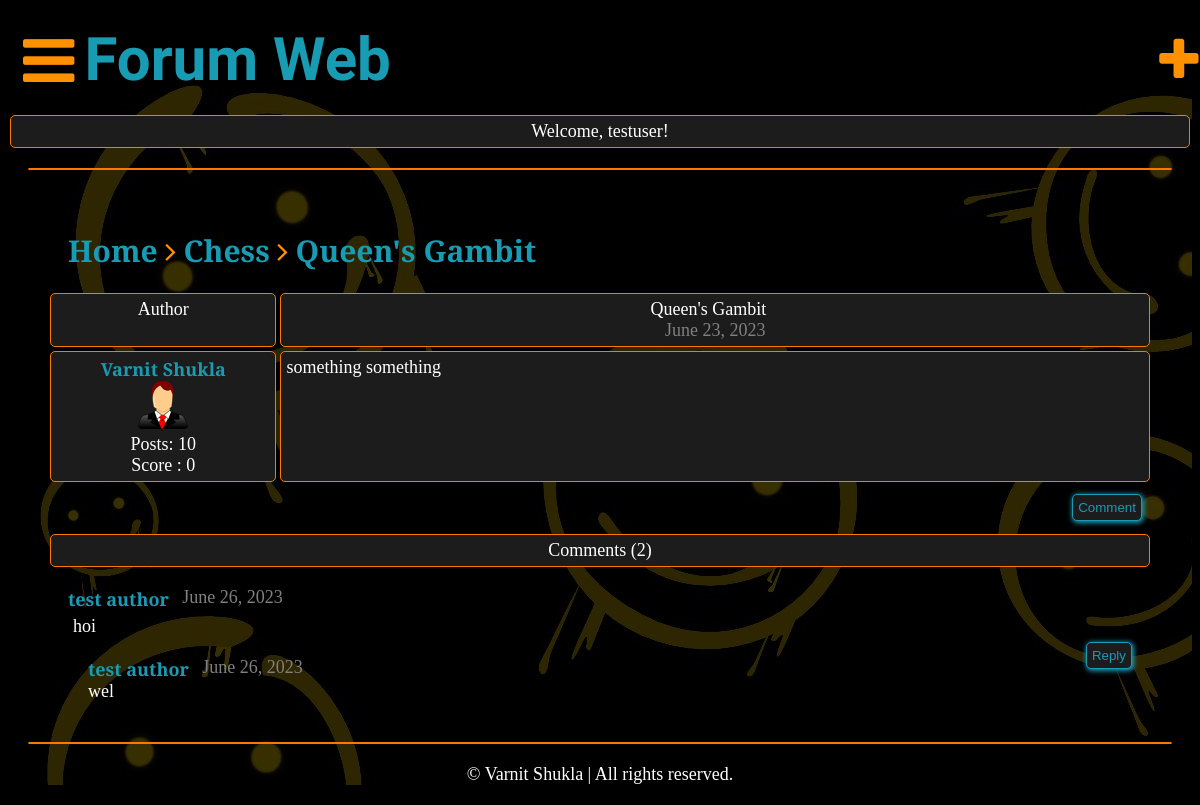
The app's page /details/queens-gambit/ (signed in) with its own data.
### members/models.py (models this page shows, shortened)
class Post(models.Model):
    title = models.CharField(max_length=200)
    slug = models.SlugField(max_length=400, unique=True, blank=True)
    user = models.ForeignKey(Author, on_delete=models.CASCADE)
    content = models.TextField()
    categories = models.ManyToManyField(Category)
    date = models.DateTimeField(auto_now_add=True)
    hitcount_generic = GenericRelation(HitCount, object_id_field='object_pk', related_query_name='hit_count_generic_relation')
    tags = TaggableManager()
    comments = models.ManyToManyField(Comment, blank=True)
    approved = models.BooleanField(default=False)
    def get_url(self):
        return reverse("details", kwargs={"slug": self.slug})
    @property
    def num_comments(self):
        ans = 0
        for comment in self.comments.all():
            ans += comment.num_reply()
            ans += 1
        return ans

class Category(models.Model):
    title = models.CharField(max_length=50)
    slug = models.SlugField(max_length=400, unique=True, blank=True)
    description = models.TextField(default="Description")
    class Meta:
        verbose_name_plural = "Categories"
    def __str__(self):
        return self.title
    def get_url(self):
        return reverse("posts", kwargs={"slug": self.slug})

class Author(models.Model):
    user = models.ForeignKey(User, on_delete=models.CASCADE)
    fullname = models.CharField(max_length=40, blank=True, null=True)
    slug = models.SlugField(max_length=400, unique=True, blank=True)
    bio = models.TextField(blank=True, null=True)
    points = models.IntegerField(default=0)
    profile_pic = ResizedImageField(size=[50, 80], quality=100, upload_to="authors", default= None, null=True)
    def __str__(self):
        return self.fullname

class Comment(models.Model):
    user = models.ForeignKey(Author, on_delete=models.CASCADE)
    content = models.TextField()
    date = models.DateTimeField(auto_now_add=True)
    replies = models.ManyToManyField(Reply, blank=True)
    def num_reply(self):
        return self.replies.count()

class Reply(models.Model):
    user = models.ForeignKey(Author, on_delete=models.CASCADE)
    content = models.TextField()
    date = models.DateTimeField(auto_now_add=True)
    class Meta:
        verbose_name_plural = "Replies"

### members/views.py (the view)
# urls.py: path("details/<slug>/", details, name="details"),
def details(request, slug):
    post = get_object_or_404(Post, slug=slug)
    author = Author.objects.get(user=request.user)
    if "commentform" in request.POST:
        comment = request.POST.get("comment")
        new_comment, created = Comment.objects.get_or_create(user=author, content=comment)
        post.comments.add(new_comment.id)
    if "replyform" in request.POST:
        reply = request.POST.get("reply")
        comment_id = request.POST.get("comment_id")
        comment = Comment.objects.get(id=comment_id)
        new_reply, created = Reply.objects.get_or_create(user=author, content=reply)
        comment.replies.add(new_reply.id)
    context = {
        "post": post,
        "title" : post.title,
    }
    update_views(request, post)
    return render(request, "details.html", context)

### members/utils.py (called while the page is built)
def update_views(request, object):
    context = {}
    hit_count = get_hitcount_model().objects.get_for_object(object)
    hits = hit_count.hits
    hitcontext = context["hitcount"] = {"pk": hit_count.pk}
    hit_count_response = HitCountMixin.hit_count(request, hit_count)
    if hit_count_response.hit_counted:
        hits = hits + 1
        hitcontext["hitcounted"] = hit_count_response.hit_counted
        hitcontext["hit_message"] = hit_count_response.hit_message
        hitcontext["total_hits"] = hits

### templates/details.html (shortened to what this page needs)
{% extends 'base.html'%}
{% load hitcount_tags %}
{% block content%}
{% if user.is_authenticated %}
    <div class="container">
        <div class="path">
            <a href="{% url 'home' %}">Home</a>
            <i class="fa fa-angle-right"></i>
            <a href="{{post.categories.all.0.get_url}}">{{post.categories.all.0}}</a>
            <i class="fa fa-angle-right"></i>
            <a href="{{post.get_url}}">{{post.title}}</a>
        </div>
        <div class="post-content">
            <div class="head">
                <div class="user">
                    Author
                </div>
                <div class="title" style="display: block; align-content : center">
                    {{post.title}}&nbsp;&nbsp;&nbsp;<div class="postdate" style="color: gray;">{{post.date|date}}</div>
                </div>
            </div>
            <div class="content">
                <div class="authors">
                    <div class="username">
                        <a href="#">{{post.user.fullname|title}}</a>
                    </div>
                    <div class="userimage">
                        <img src="{{post.user.profile_pic.url}}">
                    </div>
                    <div class="userdetails">
                        <div class="userpost">
                            Posts: 10
                        </div>
                        <div class="userscore">
                            Score : {{post.user.points}}
                        </div>
                    </div>
                </div>
                <div class="post-text">
                    {{post.content}}
                </div>
            </div>
            <div class="commbtn" style="float: right;">
                <button id="commentbtn" onclick="toggleCommentarea()">Comment</button>
            </div>
        </div>
        <div class="comments-section">
            <div class="title">
                Comments&nbsp;({{post.num_comments}})
            </div>
    {% for comment in post.comments.all %}
            <div class="commentrow">
                <div class="commentor" style="display: flex;">
                    <a href="#">{{comment.user}}</a>&nbsp;&nbsp;&nbsp;<div class="commentdate" style="color: gray;">{{comment.date|date}}</div>
                </div>
                <div class="commentcontent">
                    {{comment.content}}
                </div>
                <div>
                    <button id="replybtn{{comment.id}}" onclick="toggleReplyarea('replyarea{{comment.id}}','replybtn{{comment.id}}')">Reply</button>
                </div>
            </div>
        {% for reply in comment.replies.all %}
            <div class="replyrow" >
                <div class="replier" style="display: flex;">
                    <a href="#">{{reply.user}}</a>&nbsp;&nbsp;&nbsp;<div class="replydate" style="color: gray;">{{reply.date|date}}</div>
                </div>
                <div class="repycontent">
                    {{reply.content}}
                </div>
            </div>
        {% endfor %}
    {% endfor %}
        </div>
    </div>
{% else %}
<br><br><br><br>
<h1 style="color:rgb(24, 156, 180); text-align: center;"> You are not logged in! </h1>
<br><br><br><br>
{% endif %}
    {% endblock content %}

### templates/base.html (shortened to what this page needs)
{% load static %}
<!DOCTYPE html>
<html lang="en">
<head>
    <link rel="stylesheet" href="{% static 'style.css' %}">
    <link rel="stylesheet" href="https://cdnjs.cloudflare.com/ajax/libs/font-awesome/4.7.0/css/font-awesome.min.css">
</head>
<body>
    <header>
        <div class="navbar">
            <a href="#" class="baricon" id="baricon" onclick="hideBar()"><i class="fa fa-bars"></i></a>
            <div class="logo">
                <a href="{% url 'home' %}">Forum Web</a>
            </div>
            {% if user.is_authenticated %}
            <div class="newpost">
            <a href="{% url 'post_creation' %}"><i class="fa fa-plus"></i></a>
            </div>
        </div>
        <div class="user">
            Welcome, {{user.username}}!
        </div>
            {% else %}
        </div>
        {% endif %}
    </header>
    <div class="separator"></div>
    {% block content %}
    {% endblock content %}
    <div class="separator"></div>
    <footer>
        <span class="footer">© Varnit Shukla | All rights reserved.</span>
    </footer>
</body>
</html>

### static/style.css (style rules this page uses)
html { background-color: black; color: rgb(255, 255, 255); font-family: 'Slabo 27px', serif; font-size: 18px; }
a { color: rgb(24, 156, 180); text-decoration: none; font-weight: bolder; }
i { color: rgb(255, 145, 0); }
body { background-image: url("bgimg.jpg"); }
.container { margin: 20px; padding: 20px; }
.separator { border: 1px solid rgb(255, 119, 0); border-radius: 5px; margin: 20px; }
.navbar { display: flex; align-items: center; padding: 10px; margin: 5px; }
.baricon { font-size: 60px; display: inline-block; cursor: pointer; margin-right: 10px; color: rgb(254, 254, 254); }
.logo { font-family: 'Staatliches', cursive; font-size: 60px; }
.footer { margin: 20px; display: flex; justify-content: center; }
.path { margin: 20px; font-size: 30px; }
.head { display: flex; }
.user { flex: 20%; background-color: rgb(28, 28, 28); border-radius: 5px; padding: 5px; margin: 2px; border-color: rgb(255, 119, 0); border-style: solid; border-width: 1px; text-align: center; }
.title { flex: 80%; background-color: rgb(28, 28, 28); border-radius: 5px; padding: 5px; margin: 2px; border-color: rgb(255, 119, 0); border-style: solid; border-width: 1px; text-align: center; }
.content { display: flex; }
.authors { flex: 20%; text-align: center; background-color: rgb(28, 28, 28); border-radius: 5px; padding: 5px; margin: 2px; border-color: rgb(255, 119, 0); border-style: solid; border-width: 1px; }
.post-text { flex: 80%; margin: 5px; background-color: rgb(28, 28, 28); border-radius: 5px; padding: 5px; margin: 2px; border-color: rgb(255, 119, 0); border-style: solid; border-width: 1px; }
.userimage img { max-width: 50px; max-height: 80px; }
.commbtn button { border-radius: 5px; border: 1px solid rgb(24, 156, 180); padding: 5px; background-color: rgb(28, 28, 28); color: rgb(24, 156, 180); box-shadow: 1px 1px 5px 1px rgb(24, 156, 180); float: right; cursor: pointer; margin: 10px; }
.comments-section { margin-top: 50px; }
.commentrow { margin: 20px; }
.commentcontent { margin: 5px; }
.commentrow button { border-radius: 5px; border: 1px solid rgb(24, 156, 180); padding: 5px; background-color: rgb(28, 28, 28); color: rgb(24, 156, 180); box-shadow: 1px 1px 5px 1px rgb(24, 156, 180); float: right; cursor: pointer; }
.replyrow { width: 90%; margin-left : 40px; margin-top : 10px; }
.navbar { display: grid; grid-template-columns: max-content auto 5%; }
.navbar .logo { text-align: left; }
.newpost { font-size: 50px; color: rgb(24, 156, 180); margin-left: 40px; }

### records on screen
Post: categories.all.0 "Chess", title "Queen's Gambit", date "June 23, 2023", user.fullname "Varnit Shukla", user.profile_pic (picture), user.points "0", content "something something", num_comments "2"
Comment: user "test author", date "June 26, 2023", content "hoi"
Reply: user "test author", date "June 26, 2023", content "wel"

### other values on screen
{{ user.username }} "testuser"
